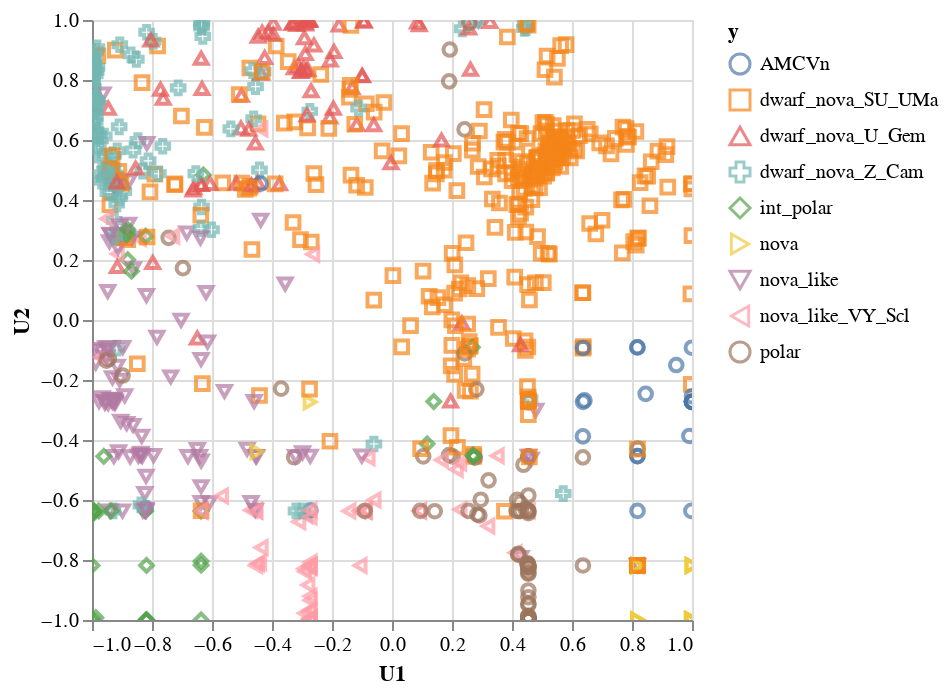

Notebook cell for this chart:
### Code cell
import ugtm
# Preliminaries
# If you try to create a plot that will directly embed a dataset with more than 5000 rows, you will see a MaxRowsError:
# This is not because Altair cannot handle larger datasets, but it is because it is important for the user to think carefully 
# about how large datasets are handled. As noted above in Why does Altair lead to such extremely large notebooks?, 
# it is quite easy to end up with very large notebooks if you make many visualizations of a large dataset, and this error 
# is a way of preventing that.
# If you are certain you would like to embed your dataset within the visualization specification, you can disable the 
# MaxRows check with the following:
mod = best_model

alt.data_transformers.disable_max_rows()


# These are all our class probabilities from our original model.
labels2 = enc.classes_.tolist()
preds_train = mod.predict_proba(X_train)
preds_test = mod.predict_proba(X_test)

# Let's add some column names.
preds_train_df = pd.DataFrame()
for count, name in enumerate(labels2):
    preds_train_df[name] = preds_train[:,count]

preds_test_df = pd.DataFrame()
for count, name in enumerate(labels2):
    preds_test_df[name] = preds_test[:,count]


scaler = StandardScaler().fit(preds_train_df)
preds_train_df = scaler.transform(preds_train_df)
preds_test_df = scaler.transform(preds_test_df)

data = preds_train_df
y_set = y_train
X_set = X_train

gtm_model = ugtm.runGTM(data,verbose=False,k=12, niter=2000)

# Use the following if you want to see the projections of the test data onto the latent space.
transformed=ugtm.transform(optimizedModel=gtm_model,train=data,test=preds_test_df)

# mean projection
# mean position of each data point in latent space.
# Further information located here: https://ugtm.readthedocs.io/en/latest/ugtm.html?highlight=ugtm.matY#module-ugtm.ugtm_classes/
# For projection of test data use: mean_u = transformed.matMeans, otherwise use:
mean_u = gtm_model.matMeans

mean_u = pd.DataFrame(mean_u, columns=['U1','U2'])

# Add the labels to the latent space. Since we are using the training data, we use y_train.
mean_u_labels = mean_u.copy()
mean_u_labels['y'] = enc.inverse_transform(y_train)

# # May also use. Actually you can't as this is just a scikit learn wrapper and does not contain the methods of the above.
# gtm_model2 = eGTM(k=10,verbose=False).fit(data).transform(data)
# mean_u2 = pd.DataFrame()
# mean_u2['U1'] = gtm_model2[:,0]
# mean_u2['U2'] = gtm_model2[:,1]

# Plot the latent space. But do so with a combination of different shapes and colours.

alt.Chart(mean_u_labels).mark_point(size=40).encode(
    x='U1', 
    y='U2',
    color= 'y',
    shape='y',
    tooltip=['y']
    ).interactive()

### Figure 1 — Vega-Lite specification as saved in the notebook (floating-point values rounded to 4 significant figures; data arrays with more than 128 entries replaced by an {"elided": "..."} marker saying what was removed)
{"config": {"view": {"continuousWidth": 300, "continuousHeight": 300}}, "data": {"name": "data-c827bc4a1be5d8c425da4ecf1f16819b"}, "mark": {"type": "point", "size": 40}, "encoding": {"color": {"field": "y", "type": "nominal"}, "shape": {"field": "y", "type": "nominal"}, "tooltip": [{"field": "y", "type": "nominal"}], "x": {"field": "U1", "type": "quantitative"}, "y": {"field": "U2", "type": "quantitative"}}, "params": [{"name": "param_1", "select": {"type": "interval", "encodings": ["x", "y"]}, "bind": "scales"}], "$schema": "https://vega.github.io/schema/vega-lite/v5.14.1.json", "datasets": {"data-c827bc4a1be5d8c425da4ecf1f16819b": {"elided": "835 records"}}}
